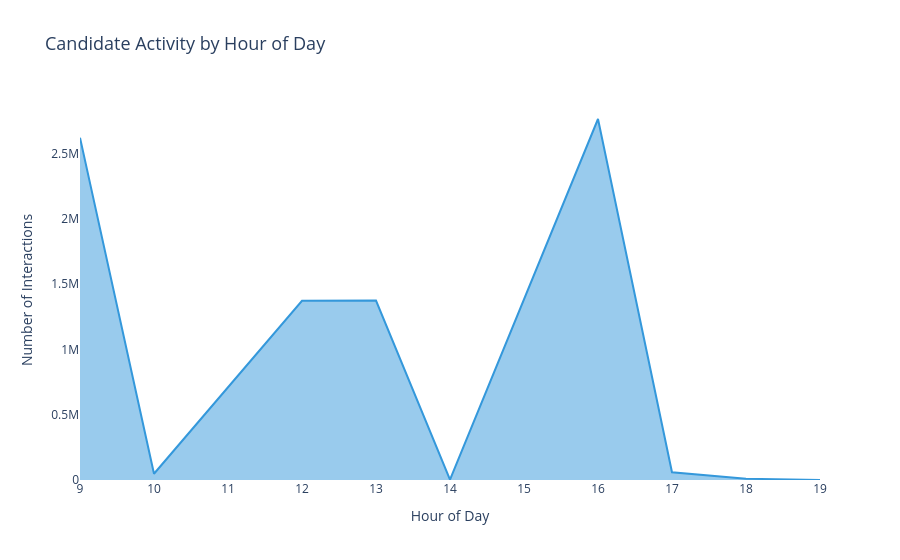

The notebook cell this image was saved under:
### Markdown cell above
## Analysis 2: Hourly Activity Pattern

**Question:** When were candidates most active during the exam day?

This reveals exam pacing — did candidates rush at the end? 
Were there peak stress hours?

### Code cell
df_hourly = df.groupby('hour').size().reset_index(name='count')

fig = px.area(
    df_hourly,
    x='hour',
    y='count',
    title='Candidate Activity by Hour of Day',
    labels={'hour': 'Hour of Day', 'count': 'Number of Interactions'},
    color_discrete_sequence=['#3498DB']
)

fig.update_layout(
    plot_bgcolor='white',
    title_font_size=18,
    xaxis=dict(tickmode='linear', dtick=1)
)

fig.show()

### Figure 1 — Plotly figure (JSON) as saved in the notebook; plotly's stock layout.template omitted (floating-point values rounded to 4 significant figures)
{"data": [{"fillpattern": {"shape": ""}, "hovertemplate": "Hour of Day=%{x}<br>Number of Interactions=%{y}<extra></extra>", "legendgroup": "", "line": {"color": "#3498DB"}, "marker": {"symbol": "circle"}, "mode": "lines", "name": "", "orientation": "v", "showlegend": false, "stackgroup": "1", "type": "scatter", "x": [9, 10, 12, 13, 14, 16, 17, 18, 19], "xaxis": "x", "y": [2619606, 48010, 1371359, 1373432, 2566, 2762827, 58809, 10217, 75], "yaxis": "y"}], "layout": {"legend": {"tracegroupgap": 0}, "plot_bgcolor": "white", "title": {"font": {"size": 18}, "text": "Candidate Activity by Hour of Day"}, "xaxis": {"anchor": "y", "domain": [0, 1], "dtick": 1, "tickmode": "linear", "title": {"text": "Hour of Day"}}, "yaxis": {"anchor": "x", "domain": [0, 1], "title": {"text": "Number of Interactions"}}}}
